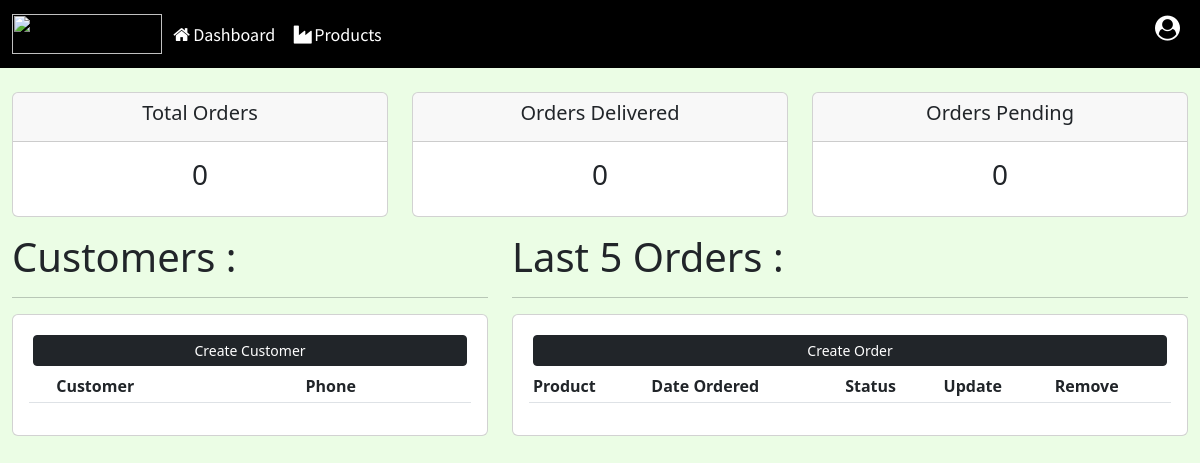
/, run on an earlier commit of the app's database.
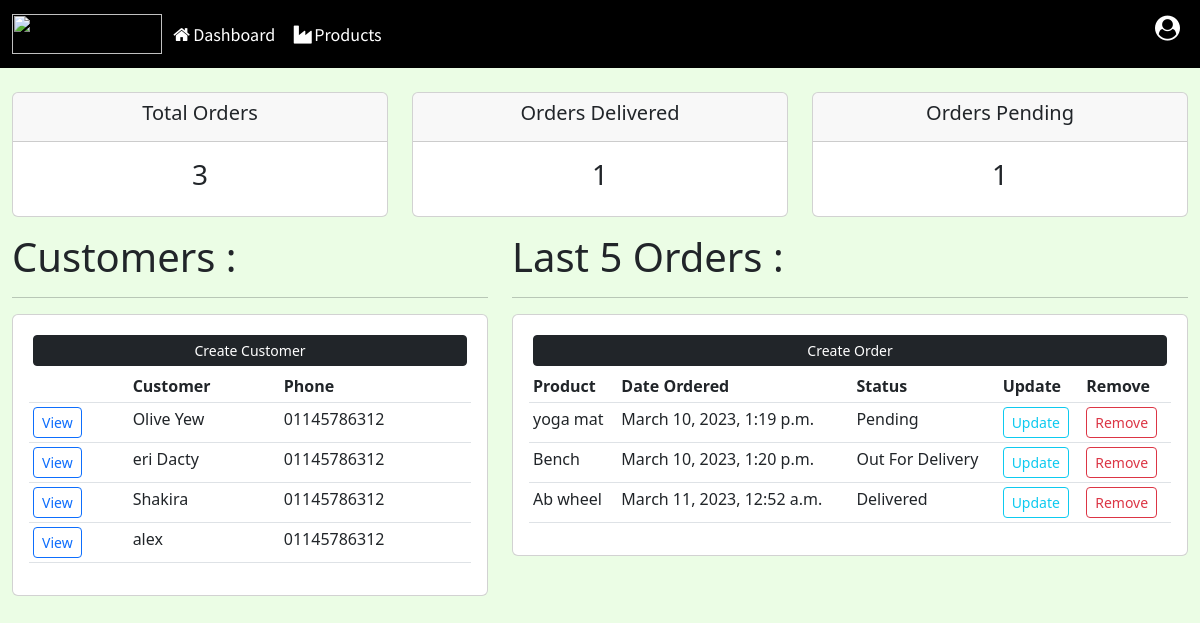
And on a later commit of the database.
### accounts/models.py (models this page shows, shortened)
class Customer(models.Model):
    name = models.CharField(max_length=200, null=True)
    phone = models.CharField(max_length=200, null=True)
    email = models.CharField(max_length=200, null=True)
    date_created = models.DateTimeField(auto_now_add=True, null=True)

class Order(models.Model):
    STATUS = (
        ("Pending", "Pending"),
        ("Out For Delivery", "Out For Delivery"),
        ("Delivered", "Delivered"),
    )
    customer = models.ForeignKey(Customer, on_delete=models.SET_NULL, null=True)
    product = models.ForeignKey(Product, on_delete=models.SET_NULL, null=True)
    date_created = models.DateTimeField(auto_now_add=True, null=True)
    status = models.CharField(max_length=200, null=True, choices=STATUS)

class Product(models.Model):
    CATEGORY = (
        ("Indoor", "Indoor"),
        ("Out Door", "Out Door"),
    )
    name = models.CharField(max_length=200, null=True)
    price = models.FloatField(null=True)
    category = models.CharField(max_length=200, null=True, choices=CATEGORY)
    description = models.CharField(max_length=200, null=True)
    date_created = models.DateTimeField(auto_now_add=True, null=True)
    tags = models.ManyToManyField(Tag)
    def __str__(self):
        return self.name

### accounts/views.py (the view)
# urls.py: 2. Add a URL to urlpatterns:  path('', views.home, name='home')
def home(request):
    orders = Order.objects.all()
    customers = Customer.objects.all()
    total_orders = orders.count()
    delivered = orders.filter(status="Delivered").count()
    pending = orders.filter(status="Pending").count()
    out_for_delevery = orders.filter(status="Out For Delivery").count()
    context = {"customers": customers, "orders": orders, "total_orders": total_orders, "delivered": delivered,
               "out_for_delevery": out_for_delevery, "pending": pending}
    return render(request, "Dashboard.html", context)

### templates/Dashboard.html (shortened to what this page needs)
{% extends "Main.html" %}
{% load static %}
{% block content %}
	{% include "status.html" %}
	<div class="container-fluid">
		<div class="row">
			<div class="col-md-5">
				<h5 class="display-6">Customers :</h5>
				<hr/>
				<div class="card card-body">
					<a class="btn btn-dark btn-sm btn-block m-1" href="{% url "create-customer" %}">Create Customer</a>
					<table class="table table-sm">
						<tr>
							<th></th>
							<th>Customer</th>
							<th>Phone</th>
						</tr>
						{% for customer in customers %}
							<tr>
								<td><a class="btn btn-outline-primary btn-sm" href="{% url "customer" customer.id %}">View</a>
								</td>
								<td>{{ customer.name }}</td>
								<td>{{ customer.phone }}</td>
							</tr>
						{% endfor %}
					</table>
				</div>
			</div>
			<div class="col-md-7">
				<h5 class="display-6">Last 5 Orders :</h5>
				<hr/>
				<div class="card card-body">
					<a class="btn btn-dark btn-sm btn-block m-1" href="">Create Order</a>
					<table class="table table-sm">
						<tr>
							<th>Product</th>
							<th>Date Ordered</th>
							<th>Status</th>
							<th>Update</th>
							<th>Remove</th>
						</tr>
						{% for order in orders %}
							<tr>
								<td>{{ order.product }}</td>
								<td>{{ order.date_created }}</td>
								<td>{{ order.status }}</td>
								<td><a class="btn btn-outline-info btn-sm" href="{% url "update-order" order.id %}">Update</a>
								</td>
								<td><a class="btn btn-outline-danger btn-sm" href="{% url "delete-order" order.id %}">Remove</a></td>
							</tr>
						{% endfor %}
					</table>
				</div>
			</div>
		</div>
	</div>
{% endblock %}

What changed in the data, as far as the page shows it:
added Customer: name "Olive Yew", phone "01145786312"
added Customer: name "eri Dacty", phone "01145786312"
added Customer: name "Shakira", phone "01145786312"
added Customer: name "alex", phone "01145786312"
added Order: product "yoga mat", date_created "March 10, 2023, 1:19 p.m.", status "Pending"
added Order: product "Bench", date_created "March 10, 2023, 1:20 p.m.", status "Out For Delivery"
added Order: product "Ab wheel", date_created "March 11, 2023, 12:52 a.m.", status "Delivered"
Also different on the page:
{{ total_orders }}: "0" → "3"
{{ delivered }}: "0" → "1"
{{ pending }}: "0" → "1"
